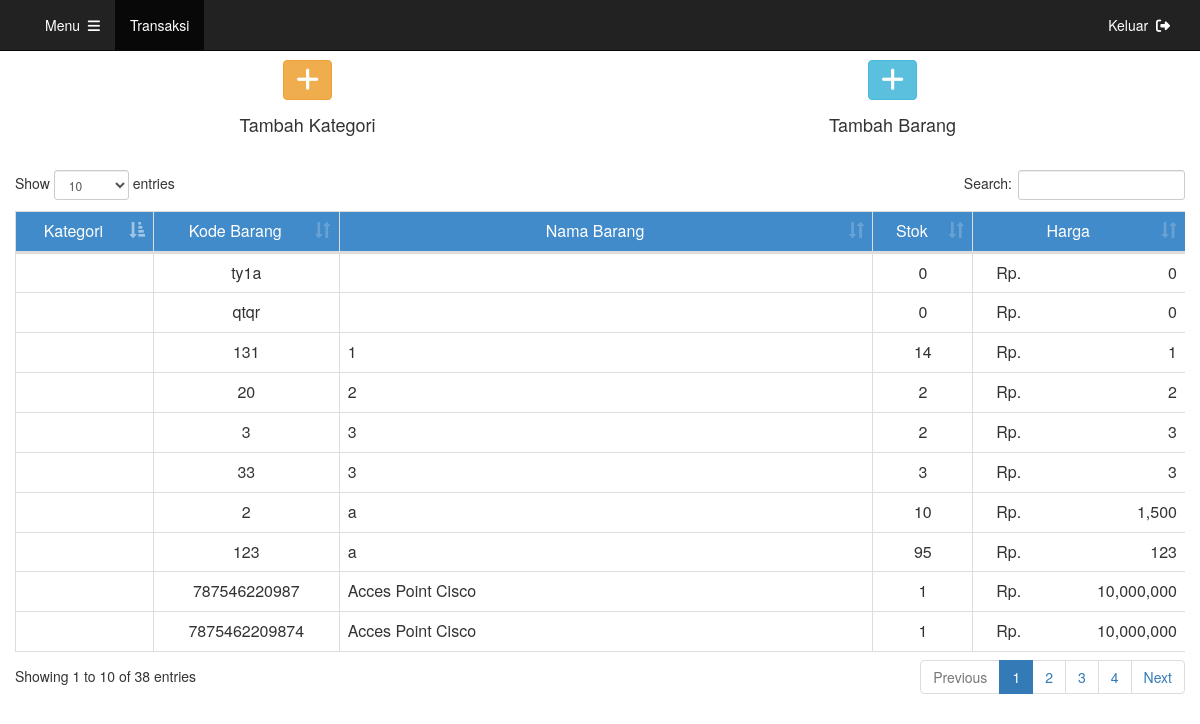
The app's page /stok/stok.php (signed in) with its own data.
### tables this page shows
CREATE TABLE `stok` (
  `id` int(11) NOT NULL,
  `nama_kategori` varchar(255) NOT NULL,
  `kode_barang` varchar(255) NOT NULL,
  `nama_barang` varchar(255) NOT NULL,
  `jumlah_barang` float NOT NULL,
  `kode_satuan` varchar(255) NOT NULL,
  `harga` int(11) NOT NULL
);

### stok/stok.php (the view, shortened to what this page needs)
<?php
include '../connectdb.php';
?>
<!DOCTYPE html>
<html lang="en">
  <head>
    <?php include "../import.php" ?>
  </head>
  <body>
    <?php include "../header.php" ?>
    <div class="container" role="main" style="margin-top: 60px;">
      <div class="row">
        <div class="col-md-6">
          <center>
            <div class="form-group">
              <a href="kategori.php"><button class="btn btn-warning" style="font-size: 26px;padding: 0px,0px,5px,5px;"><i class="fas fa-plus"></i></button></a>
            </div>
            <div class="form-group">
              <h4>Tambah Kategori</h4>
            </div>
          </center>
        </div>
        <div class="col-md-6">
          <center>
            <div class="form-group">
              <button class="btn btn-info" data-toggle="modal" data-target="#add" style="font-size: 26px;padding: 0px,0px,5px,5px;"><i class="fas fa-plus"></i></button>
            </div>
            <div class="form-group">
              <h4>Tambah Barang</h4>
            </div>
          </center>
        </div>
      </div>
      <br>
      <div class="row">
        <div class="table-responsive">
          <table class="table table-bordered table-hover" id="stok">
            <thead>
               <td class="text-center" style="background-color:#428BCA;color:#FFF">Kategori</td>
               <td class="text-center" style="background-color:#428BCA;color:#FFF">Kode Barang</td>
               <td class="text-center" style="background-color:#428BCA;color:#FFF">Nama Barang</td>
               <td class="text-center" style="background-color:#428BCA;color:#FFF">Stok</td>
               <td class="text-center" style="background-color:#428BCA;color:#FFF">Harga</td>
            </thead>
            <?php
            $query = "SELECT * FROM stok ORDER BY nama_barang ASC";
            $result = mysqli_query($con, $query);
            while($row = mysqli_fetch_array($result))
            {
              echo '
              <tr id="'.$row["id"].'" data-toggle="modal" data-target="#edit"
              data-id="'.$row["id"].'"
              data-namakategori="'.$row["id_kategori"].'"
              data-kodebarang="'.$row["kode_barang"].'"
              data-namabarang="'.$row["nama_barang"].'"
              data-jumlahbarang="'.$row["jumlah_barang"].'"
              data-harga="'.$row["harga"].'"
              style="cursor:pointer;">
              <td class="text-center">'.$row["id_kategori"].'</td>
              <td class="text-center">'.$row["kode_barang"].'</td>
              <td class="text-left" id="'.$row["kode_barang"].'_edit">'.$row["nama_barang"].'</td>
              <td class="text-center">'.$row["jumlah_barang"].'</td>
              <td class="text-right"><span class="col-xs-1 text-right">Rp.</span><span id="'.$row["kode_barang"].'">'.number_format($row["harga"],0).'</span></td>
              </tr>';
            }
            ?>
          </table>
        </div>
      </div>
    </div>
  </body>
</html>

### records on screen
stok: kode_barang "ty1a", jumlah_barang "0", harga "0"
stok: kode_barang "qtqr", jumlah_barang "0", harga "0"
stok: kode_barang "131", nama_barang "1", jumlah_barang "14", harga "1"
stok: kode_barang "20", nama_barang "2", jumlah_barang "2", harga "2"
stok: kode_barang "3", nama_barang "3", jumlah_barang "2", harga "3"
stok: kode_barang "33", nama_barang "3", jumlah_barang "3", harga "3"
stok: kode_barang "2", nama_barang "a", jumlah_barang "10", harga "1,500"
stok: kode_barang "123", nama_barang "a", jumlah_barang "95", harga "123"
stok: kode_barang "787546220987", nama_barang "Acces Point Cisco", jumlah_barang "1", harga "10,000,000"
stok: kode_barang "7875462209874", nama_barang "Acces Point Cisco", jumlah_barang "1", harga "10,000,000"
